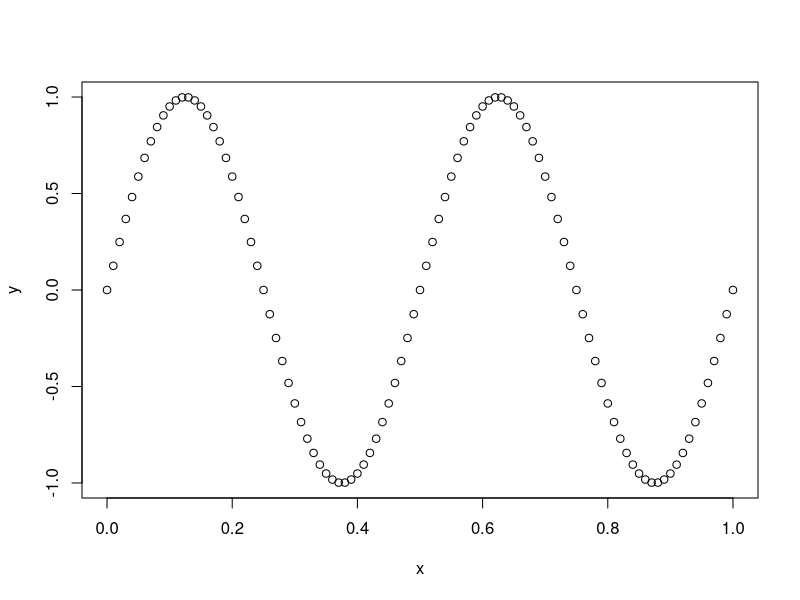
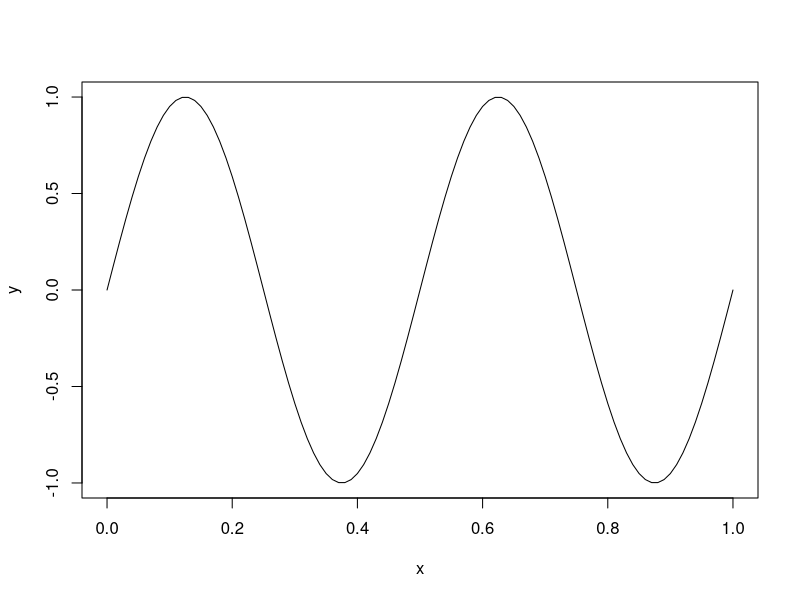
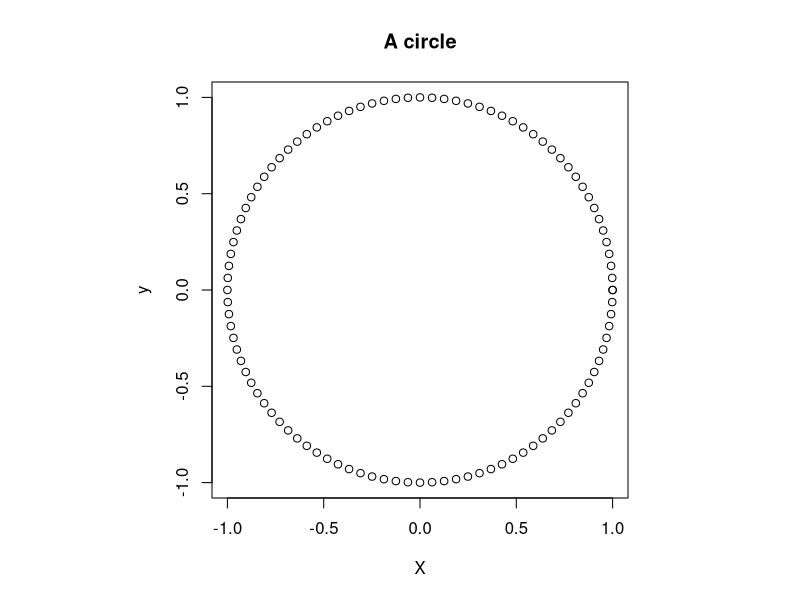
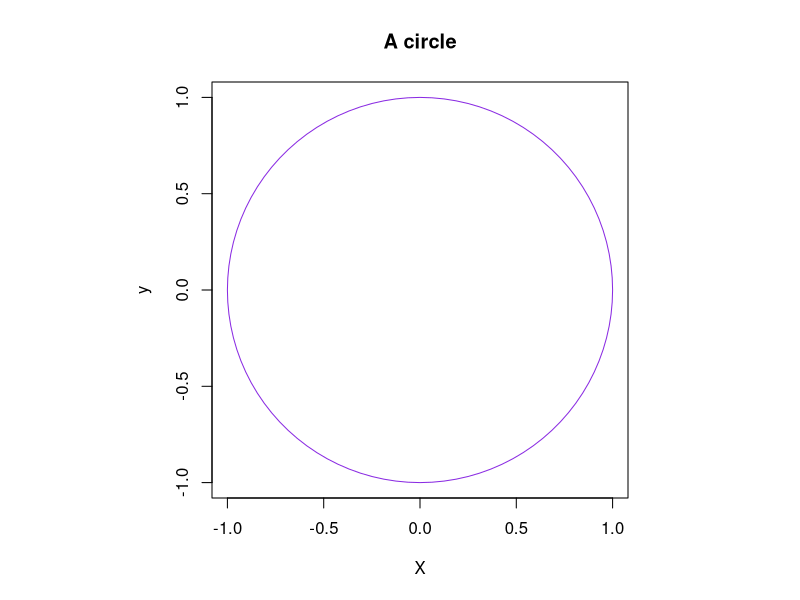

The R source for these figures, in order:
# Numerical Methods in PDEs
# Lab 1

# Exercise 1
a <- 1+2i
b <- 1i
a/b
Conj(a)
1.5
c(0.5, 0.7)
c(TRUE, FALSE)
c("dog","cat","chicken")
9:12
c(1+0i, 2+4i)
x <- c(2,4,8,16)
x + (1:4)
x/(1:4)
x+c(10,200)
x+10
x+c(10,200,3000)
c(2.2, 4, 8)*c(TRUE, FALSE, FALSE) 
seq(0, 2, length.out = 5) # sequence from 0 to 2 with equal increments to 5 entries
seq(0, 2, by = 0.5) # sequence from 0 to 2 with increments of 5
seq(0, -2, by = -0.5)
x <- seq(0, 2, by = 0.5)
sin(x)
x[1]
x[2]
1:50
# Exercise 2
t <- c(1:10)
t*cos(t)
(t^2)*exp(-t)
# Exercise 3
n <- c(0:20)
r <- 0.5
x <- r^n
sum(x)
1/(1-r)
# Matrices
A <- matrix(c(1,2,1,2,3,1,4,2,1), nrow=3, ncol=3)
A
A[2,3]
A[2,3] <- 7
A
B <- A[1:2,1:3]
B
B <- A[2:3, 2:3]
B
B <- t(A) # transpose
B
u <- c(1, 1, 5)
B <- rbind(A, u, deparse.level=0) # appends the vector u to the rows of B
B
v <- c(2, 2, 5)
B <- cbind(A, v, deparse.level=0) # appends the vector v to the columns of B
B
# note that deparse.level=0 is not necessary but it makes the code cleaner so that the new row will not be given a different label
B <- diag(2) # n by n matrix with ones on the diagonal and zeroes elsewhere diag(n)
B
B <- matrix(0, 2, 2) # n by m matrix with each entry equal to v
B
B[, 1] <- c(2, 2)
B
A <- matrix(c(1,1,2,3), nrow=2, ncol=2)
B <- matrix(1, 2, 2)
A+B
A * B # component wise matrix multiplication
A %*% B # true matrix multiplication
x <- c(2,1)
A %*% x
x %*% A
as.vector(x %*% A) # returns output without the labelling of the rows and columns
A <- matrix(c(1,2,1,2,1,1,3,1,1), nrow=3, ncol=3)
A
b <- c(2,2,1)
solve(A,b) # solving AX=b
# Exercise 4
Z <- matrix(c(1,-2,3,5,-2,1,1,1,-1,3,1,-4,1,1,1,7), nrow=4, ncol=4)
Y <- c(-4,5,13,-4)
X <- solve(Z,Y)
X
Z %*% X # to confirm the solution is correct
# Basic Plotting
x <- seq(0,1, by=0.01)
y <- sin(4*pi*x)
plot(x,y)
plot(x,y,type="l") # traditional line plot
theta=(0:100)*2*pi/100
x <- cos(theta)
y <- sin(theta)
par(pty="s") # obtain a square plot
plot(x,y,main="A circle", xlab="X", ylab="y")
par(pty="m") # returning plot parameters back to normal
# Exercise 5
theta=(0:100)*2*pi/100
x <- cos(theta)
y <- sin(theta)
par(pty="s") # obtain a square plot
plot(x,y, main="A circle", xlab="X", ylab="y",type="l", col='blueviolet')
par(pty="m") # returning plot parameters back to normal